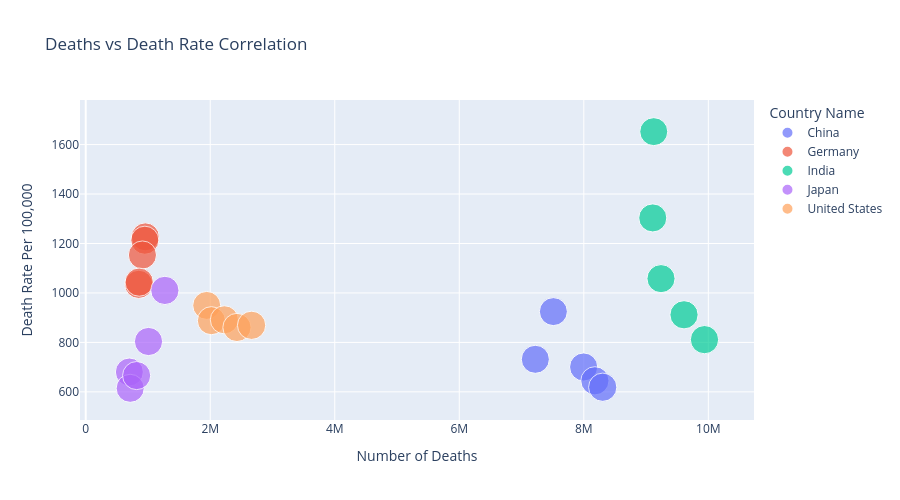

The cell this chart's notebook holds for it:
### Code cell
# Correlation Analysis
fig = px.scatter(filtered_df, x='Number of Deaths', y='Death Rate Per 100,000',
                 color='Country Name', size='Year',
                 title='Deaths vs Death Rate Correlation',
                 hover_data=['Year', 'Age Group'])
fig.update_layout(height=500)
fig.show()

### Figure 1 — Plotly figure (JSON) as saved in the notebook; plotly's stock layout.template omitted (floating-point values rounded to 4 significant figures)
{"data": [{"customdata": [[1970, "All ages"], [1980, "All ages"], [1990, "All ages"], [2000, "All ages"], [2010, "All ages"]], "hovertemplate": "Country Name=China<br>Number of Deaths=%{x}<br>Death Rate Per 100,000=%{y}<br>Year=%{customdata[0]}<br>Age Group=%{customdata[1]}<extra></extra>", "legendgroup": "China", "marker": {"color": "#636efa", "size": [1970, 1980, 1990, 2000, 2010], "sizemode": "area", "sizeref": 5.025, "symbol": "circle"}, "mode": "markers", "name": "China", "orientation": "v", "showlegend": true, "type": "scatter", "x": [7511377, 7221598, 7997497, 8178081, 8303706], "xaxis": "x", "y": [924.6, 731.7, 700.6, 644.7, 618.8], "yaxis": "y"}, {"customdata": [[1970, "All ages"], [1980, "All ages"], [1990, "All ages"], [2000, "All ages"], [2010, "All ages"]], "hovertemplate": "Country Name=Germany<br>Number of Deaths=%{x}<br>Death Rate Per 100,000=%{y}<br>Year=%{customdata[0]}<br>Age Group=%{customdata[1]}<extra></extra>", "legendgroup": "Germany", "marker": {"color": "#EF553B", "size": [1970, 1980, 1990, 2000, 2010], "sizemode": "area", "sizeref": 5.025, "symbol": "circle"}, "mode": "markers", "name": "Germany", "orientation": "v", "showlegend": true, "type": "scatter", "x": [957633, 949531, 910860, 850963, 859005], "xaxis": "x", "y": [1227.0, 1213.0, 1153.0, 1035.0, 1044.0], "yaxis": "y"}, {"customdata": [[1970, "All ages"], [1980, "All ages"], [1990, "All ages"], [2000, "All ages"], [2010, "All ages"]], "hovertemplate": "Country Name=India<br>Number of Deaths=%{x}<br>Death Rate Per 100,000=%{y}<br>Year=%{customdata[0]}<br>Age Group=%{customdata[1]}<extra></extra>", "legendgroup": "India", "marker": {"color": "#00cc96", "size": [1970, 1980, 1990, 2000, 2010], "sizemode": "area", "sizeref": 5.025, "symbol": "circle"}, "mode": "markers", "name": "India", "orientation": "v", "showlegend": true, "type": "scatter", "x": [9123702, 9107755, 9239914, 9609949, 9938487], "xaxis": "x", "y": [1652.0, 1303.0, 1058.0, 911.7, 811.2], "yaxis": "y"}, {"customdata": [[1970, "All ages"], [1980, "All ages"], [1990, "All ages"], [2000, "All ages"], [2010, "All ages"]], "hovertemplate": "Country Name=Japan<br>Number of Deaths=%{x}<br>Death Rate Per 100,000=%{y}<br>Year=%{customdata[0]}<br>Age Group=%{customdata[1]}<extra></extra>", "legendgroup": "Japan", "marker": {"color": "#ab63fa", "size": [1970, 1980, 1990, 2000, 2010], "sizemode": "area", "sizeref": 5.025, "symbol": "circle"}, "mode": "markers", "name": "Japan", "orientation": "v", "showlegend": true, "type": "scatter", "x": [700900, 714389, 817805, 1008556, 1271255], "xaxis": "x", "y": [680.4, 614.4, 665.9, 803.7, 1010.0], "yaxis": "y"}, {"customdata": [[1970, "All ages"], [1980, "All ages"], [1990, "All ages"], [2000, "All ages"], [2010, "All ages"]], "hovertemplate": "Country Name=United States<br>Number of Deaths=%{x}<br>Death Rate Per 100,000=%{y}<br>Year=%{customdata[0]}<br>Age Group=%{customdata[1]}<extra></extra>", "legendgroup": "United States", "marker": {"color": "#FFA15A", "size": [1970, 1980, 1990, 2000, 2010], "sizemode": "area", "sizeref": 5.025, "symbol": "circle"}, "mode": "markers", "name": "United States", "orientation": "v", "showlegend": true, "type": "scatter", "x": [1943409, 2018619, 2227245, 2428992, 2663966], "xaxis": "x", "y": [949.6, 887.9, 891.4, 860.5, 869.2], "yaxis": "y"}], "layout": {"height": 500, "legend": {"itemsizing": "constant", "title": {"text": "Country Name"}, "tracegroupgap": 0}, "title": {"text": "Deaths vs Death Rate Correlation"}, "xaxis": {"anchor": "y", "domain": [0, 1], "title": {"text": "Number of Deaths"}}, "yaxis": {"anchor": "x", "domain": [0, 1], "title": {"text": "Death Rate Per 100,000"}}}}
